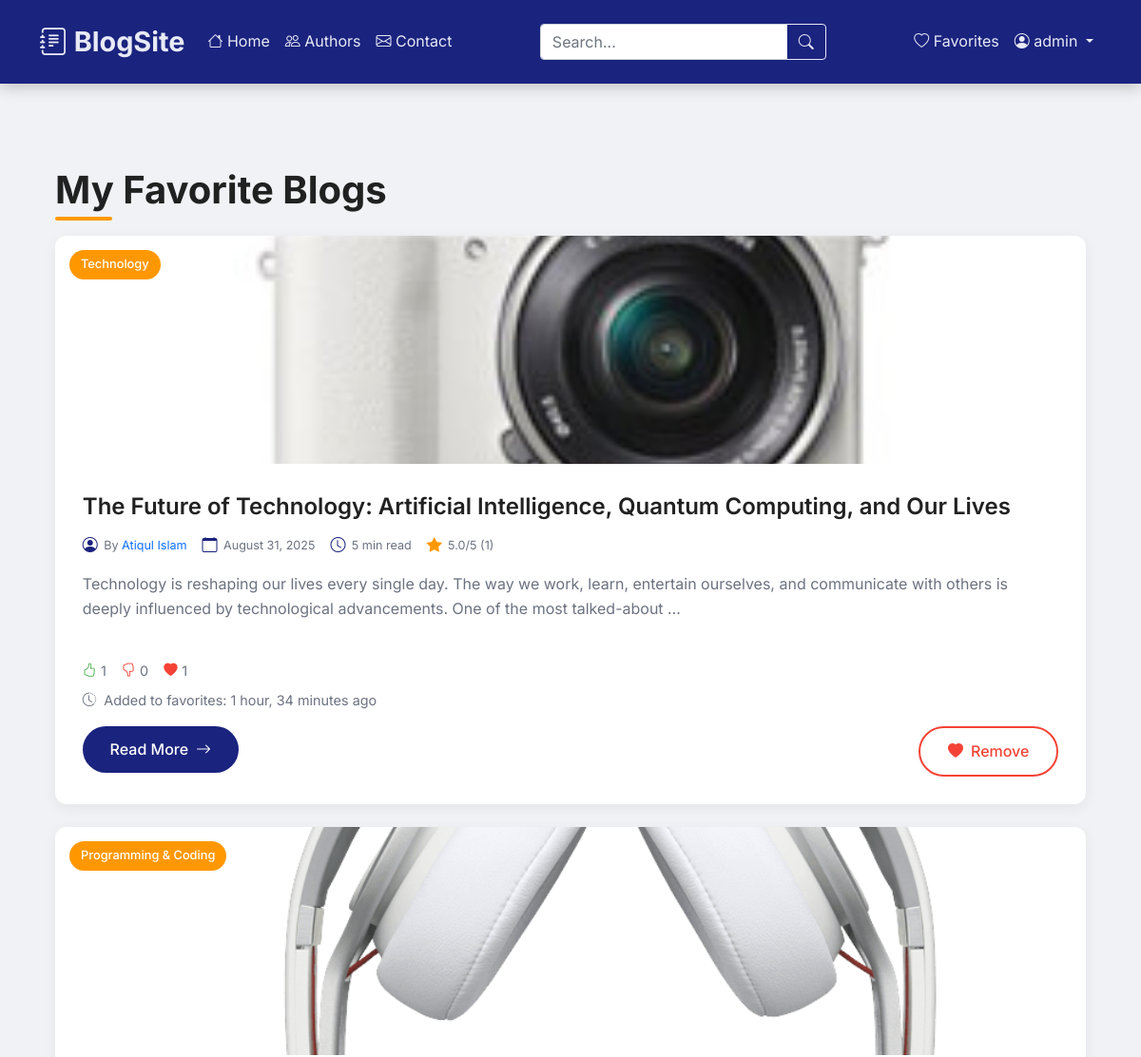
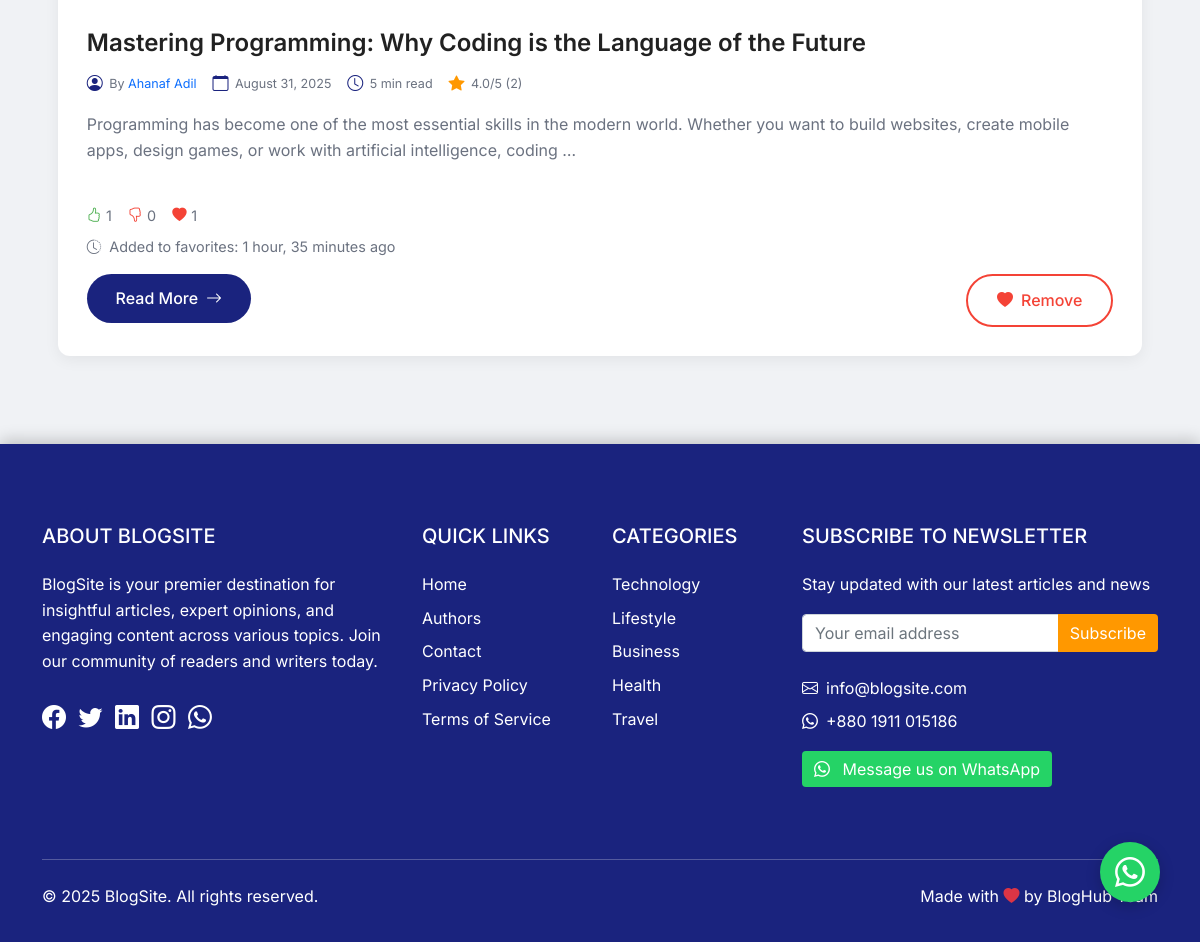
The page /favorites/ (signed in) on the database its author committed (2 pictures, top to bottom).
### blog/models.py (models this page shows, shortened)
class Favorite(models.Model):
    user = models.ForeignKey(User, on_delete=models.CASCADE, related_name='favorites')
    blog = models.ForeignKey(Blog, on_delete=models.CASCADE, related_name='favorited_by')
    created_at = models.DateTimeField(auto_now_add=True)
    class Meta:
        unique_together = ('user', 'blog')
        ordering = ['-created_at']

class Blog(models.Model):
    title = models.CharField(max_length=200)
    content = models.TextField()
    author = models.ForeignKey(User, on_delete=models.CASCADE, related_name='blog_posts')
    categories = models.ManyToManyField(Category, related_name='blogs')
    featured_image = models.ImageField(upload_to='blog_images/', blank=True, null=True)
    created_at = models.DateTimeField(auto_now_add=True)
    updated_at = models.DateTimeField(auto_now=True)
    published = models.BooleanField(default=False)
    @property
    def average_rating(self):
        ratings = self.blog_ratings.aggregate(Avg('score'))
        return round(ratings['score__avg'], 1) if ratings['score__avg'] else 0
    class Meta:
        ordering = ['-created_at']

class Category(models.Model):
    name = models.CharField(max_length=100, unique=True)
    class Meta:
        verbose_name_plural = "Categories"
        ordering = ['name']

### blog/views.py (the view)
# urls.py: path('favorites/', views.favorite_list, name='favorite_list'),
@login_required
def favorite_list(request: HttpRequest) -> HttpResponse:
    favorites = Favorite.objects.filter(user=request.user).order_by('-created_at')
    paginator = Paginator(favorites, 12)
    page = request.GET.get('page')
    try:
        favorites = paginator.page(page)
    except PageNotAnInteger:
        favorites = paginator.page(1)
    except EmptyPage:
        favorites = paginator.page(paginator.num_pages)
    return render(request, 'blog/favorite_list.html', {'favorites': favorites})

### blog/templates/blog/favorite_list.html (shortened to what this page needs)
{% extends 'blog/base.html' %}
{% load static %}
{% block extra_css %}
<link rel="stylesheet" href="https://cdn.jsdelivr.net/npm/bootstrap-icons@1.11.3/font/bootstrap-icons.min.css">
{% endblock %}
{% block content %}
<div class="blog-container">
    <h1 class="page-title">My Favorite Blogs</h1>
    {% if favorites %}
        <div class="row">
            {% for favorite in favorites %}
            <div class="col-12 mb-4">
                <div class="blog-card">
                    {% if favorite.blog.featured_image %}
                    <div class="blog-img-container">
                        <a href="{% url 'blog:blog_detail' favorite.blog.pk %}">
                            <img src="{{ favorite.blog.featured_image.url }}"
                                    class="blog-img-full"
                                    alt="{{ favorite.blog.title }}">
                        </a>
                        {% if favorite.blog.categories.all %}
                        <div class="category-badge">{{ favorite.blog.categories.first.name }}</div>
                        {% endif %}
                    </div>
                    {% endif %}
                    <div class="card-body">
                        <h2 class="card-title">
                            <a href="{% url 'blog:blog_detail' favorite.blog.pk %}">{{ favorite.blog.title }}</a>
                        </h2>
                        <div class="blog-meta">
                            <span>
                                <i class="bi bi-person-circle"></i>
                                <small>By <a href="{% url 'blog:author_detail' favorite.blog.author.pk %}" class="text-decoration-none">
                                    {% if favorite.blog.author.get_full_name %}
                                        {{ favorite.blog.author.get_full_name }}
                                    {% else %}
                                        {{ favorite.blog.author.username }}
                                    {% endif %}
                                </a></small>
                            </span>
                            <span>
                                <i class="bi bi-calendar"></i>
                                <small>{{ favorite.blog.created_at|date:"F d, Y" }}</small>
                            </span>
                            <span>
                                <i class="bi bi-clock"></i>
                                <small>{% if favorite.blog.read_time %}{{ favorite.blog.read_time }} min read{% else %}5 min read{% endif %}</small>
                            </span>
                            {% with avg_rating=favorite.blog.average_rating %}
                            {% if avg_rating %}
                            <span>
                                <i class="bi bi-star-fill" style="color: var(--accent-color);"></i>
                                <small>{{ avg_rating|floatformat:1 }}/5 ({{ favorite.blog.blog_ratings.count }})</small>
                            </span>
                            {% endif %}
                            {% endwith %}
                        </div>
                        <p class="card-text">{{ favorite.blog.content|striptags|truncatewords:30 }}</p>
                        <div class="engagement-metrics">
                            <div class="metric likes">
                                <i class="bi bi-hand-thumbs-up"></i>
                                <span>{{ favorite.blog.like_set.count }}</span>
                            </div>
                            <div class="metric dislikes">
                                <i class="bi bi-hand-thumbs-down"></i>
                                <span>{{ favorite.blog.dislike_set.count }}</span>
                            </div>
                            <div class="metric favorites">
                                <i class="bi bi-heart-fill" style="color: #f44336;"></i>
                                <span>{{ favorite.blog.favorited_by.count }}</span>
                            </div>
                        </div>
                        <div class="favorite-date">
                            <i class="bi bi-clock-history"></i>
                            <span>Added to favorites: {{ favorite.created_at|timesince }} ago</span>
                        </div>
                        <div class="d-flex justify-content-between align-items-center mt-3 action-buttons">
                            <a href="{% url 'blog:blog_detail' favorite.blog.pk %}" class="read-more-btn">
                                Read More <i class="bi bi-arrow-right"></i>
                            </a>
                            <form action="{% url 'blog:toggle_favorite' favorite.blog.pk %}" method="POST">
                                <button type="submit" class="remove-favorite-btn">
                                    <i class="bi bi-heart-fill"></i> Remove
                                </button>
                            </form>
                        </div>
                    </div>
                </div>
            </div>
            {% endfor %}
        </div>
    {% endif %}
</div>
{% endblock content %}

### blog/templates/blog/base.html (shortened to what this page needs)
<!DOCTYPE html>
<html lang="en">
<head>
    <link href="https://cdn.jsdelivr.net/npm/bootstrap@5.1.3/dist/css/bootstrap.min.css" rel="stylesheet">
    <link rel="stylesheet" href="https://cdn.jsdelivr.net/npm/bootstrap-icons@1.7.2/font/bootstrap-icons.css">
    {% block extra_css %}{% endblock %}
</head>
<body>
    <nav class="navbar navbar-expand-lg navbar-dark">
        <div class="container">
            <a class="navbar-brand" href="{% url 'blog:blog_list' %}">
                <i class="bi bi-journal-text"></i> BlogSite
            </a>
            <div class="collapse navbar-collapse" id="navbarNav">
                <ul class="navbar-nav me-auto mb-2 mb-lg-0">
                    <li class="nav-item">
                        <a class="nav-link" href="{% url 'blog:blog_list' %}">
                            <i class="bi bi-house"></i> Home
                        </a>
                    </li>
                    <li class="nav-item">
                        <a class="nav-link" href="{% url 'blog:author_list' %}">
                            <i class="bi bi-people"></i> Authors
                        </a>
                    </li>
                    <li class="nav-item">
                        <a class="nav-link" href="{% url 'blog:contact' %}">
                            <i class="bi bi-envelope"></i> Contact
                        </a>
                    </li>
                </ul>
                <form class="d-flex" action="{% url 'blog:blog_list' %}" method="GET">
                    <div class="input-group">
                        <input type="text" name="q" class="form-control" placeholder="Search..." aria-label="Search" value="{{ request.GET.q }}">
                        <button class="btn btn-outline-light" type="submit">
                            <i class="bi bi-search"></i>
                        </button>
                    </div>
                </form>
                <ul class="navbar-nav ms-auto mb-2 mb-lg-0">
                    {% if user.is_authenticated %}
                    <li class="nav-item">
                        <a class="nav-link" href="{% url 'blog:favorite_list' %}">
                            <i class="bi bi-heart"></i> Favorites
                        </a>
                    </li>
                    <li class="nav-item dropdown">
                        <a class="nav-link dropdown-toggle" href="#" id="navbarDropdown" role="button" data-bs-toggle="dropdown" aria-expanded="false">
                            <i class="bi bi-person-circle"></i> {{ user.username }}
                        </a>
                    </li>
                    {% endif %}
                </ul>
            </div>
        </div>
    </nav>
    <div class="container mt-4 main-content">
        {% block content %}{% endblock %}
    </div>
    <a href="https://wa.me/8801911015186" class="whatsapp-float" target="_blank" title="Contact us on WhatsApp">
        <i class="bi bi-whatsapp"></i>
    </a>
    <footer class="text-white footer">
        <div class="container">
            <div class="row py-5">
                <div class="col-lg-4 col-md-6 mb-4 mb-md-0">
                    <h5 class="text-uppercase mb-4">About BlogSite</h5>
                    <p>BlogSite is your premier destination for insightful articles, expert opinions, and engaging content across various topics. Join our community of readers and writers today.</p>
                    <div class="mt-4">
                        <a href="#" class="text-white me-2"><i class="bi bi-facebook fs-4"></i></a>
                        <a href="#" class="text-white me-2"><i class="bi bi-twitter fs-4"></i></a>
                        <a href="#" class="text-white me-2"><i class="bi bi-linkedin fs-4"></i></a>
                        <a href="#" class="text-white me-2"><i class="bi bi-instagram fs-4"></i></a>
                        <a href="https://wa.me/8801911015186" class="text-white me-2" target="_blank" title="WhatsApp">
                            <i class="bi bi-whatsapp fs-4"></i>
                        </a>
                    </div>
                </div>
                <div class="col-lg-2 col-md-6 mb-4 mb-md-0">
                    <h5 class="text-uppercase mb-4">Quick Links</h5>
                    <ul class="list-unstyled">
                        <li class="mb-2"><a href="{% url 'blog:blog_list' %}" class="text-white text-decoration-none">Home</a></li>
                        <li class="mb-2"><a href="{% url 'blog:author_list' %}" class="text-white text-decoration-none">Authors</a></li>
                        <li class="mb-2"><a href="{% url 'blog:contact' %}" class="text-white text-decoration-none">Contact</a></li>
                        <li class="mb-2"><a href="#" class="text-white text-decoration-none">Privacy Policy</a></li>
                        <li class="mb-2"><a href="#" class="text-white text-decoration-none">Terms of Service</a></li>
                    </ul>
                </div>
                <div class="col-lg-2 col-md-6 mb-4 mb-md-0">
                    <h5 class="text-uppercase mb-4">Categories</h5>
                    <ul class="list-unstyled">
                        <li class="mb-2"><a href="#" class="text-white text-decoration-none">Technology</a></li>
                        <li class="mb-2"><a href="#" class="text-white text-decoration-none">Lifestyle</a></li>
                        <li class="mb-2"><a href="#" class="text-white text-decoration-none">Business</a></li>
                        <li class="mb-2"><a href="#" class="text-white text-decoration-none">Health</a></li>
                        <li class="mb-2"><a href="#" class="text-white text-decoration-none">Travel</a></li>
                    </ul>
                </div>
                <div class="col-lg-4 col-md-6">
                    <h5 class="text-uppercase mb-4">Subscribe to Newsletter</h5>
                    <p>Stay updated with our latest articles and news</p>
                    <form>
                        <div class="input-group mb-3">
                            <input type="email" class="form-control" placeholder="Your email address" aria-label="Email">
                            <button class="btn btn-accent" type="button">Subscribe</button>
                        </div>
                    </form>
                    <div class="d-flex align-items-center mt-4">
                        <i class="bi bi-envelope me-2"></i>
                        <span>info@blogsite.com</span>
                    </div>
                    <div class="d-flex align-items-center mt-2">
                        <i class="bi bi-whatsapp me-2"></i>
                        <span>+880 1911 015186</span>
                    </div>
                    <a href="https://wa.me/8801911015186" class="btn btn-whatsapp mt-3" target="_blank">
                        <i class="bi bi-whatsapp me-2"></i> Message us on WhatsApp
                    </a>
                </div>
            </div>
            <hr class="my-4" style="border-top: 1px solid rgba(255,255,255,0.1);">
            <div class="row align-items-center">
                <div class="col-md-7 text-center text-md-start">
                    <p class="mb-0">&copy; {% now "Y" %} BlogSite. All rights reserved.</p>
                </div>
                <div class="col-md-5 text-center text-md-end">
                    <p class="mb-0">Made with <i class="bi bi-heart-fill text-danger"></i> by BlogHub Team</p>
                </div>
            </div>
        </div>
    </footer>
</body>
</html>

### blog/templates/blog/base.html (style rules this page uses)
:root { --primary-color: #1a237e; --secondary-color: #3f51b5; --accent-color: #ff9800; --light-bg: #f0f2f5; --dark-text: #212121; --light-text: #e8eaf6; --whatsapp-color: #25D366; }
body { font-family: 'Inter', sans-serif; background-color: var(--light-bg); display: flex; flex-direction: column; min-height: 100vh; color: var(--dark-text); position: relative; }
.navbar { background-color: var(--primary-color) !important; box-shadow: 0 4px 15px rgba(0, 0, 0, 0.2); padding: 1rem 0; }
.navbar-brand { font-weight: 700; font-size: 1.8rem; color: var(--light-text) !important; transition: color 0.3s ease; }
.nav-link { color: var(--light-text) !important; transition: color 0.3s ease; }
.btn-outline-light { border-color: var(--light-text); color: var(--light-text); }
.footer { background-color: var(--primary-color); color: var(--light-text); padding: 2rem 0; margin-top: auto; box-shadow: 0 -4px 15px rgba(0, 0, 0, 0.2); }
.main-content { flex: 1; padding-top: 2rem; padding-bottom: 2rem; }
.btn-whatsapp { background-color: var(--whatsapp-color); color: white; border: none; }
.whatsapp-float { position: fixed; width: 60px; height: 60px; bottom: 40px; right: 40px; background-color: var(--whatsapp-color); color: #FFF; border-radius: 50px; text-align: center; font-size: 30px; box-shadow: 0 4px 15px rgba(0, 0, 0, 0.2); z-index: 100; display: flex; justify-content: center; align-items: center; animation: pulse 2s infinite; text-decoration: none; }
.btn-accent { background-color: var(--accent-color); color: white; border: none; }

### rows shown on the page
Favorite: blog.featured_image (picture), blog.categories.first.name "Technology", blog "The Future of Technology: Artificial Intelligence, Quantum Computing, and Our Lives", blog.author.get_full_name "Atiqul Islam", blog.created_at "August 31, 2025", shows "5 min read", blog.average_rating "5.0", blog.blog_ratings.count "1", blog.content "Technology is reshaping our lives every single day. The way we work, learn, entertain ourselves, and communicate with others is deeply influenced by technological advancements. One of the most talked-about …", blog.like_set.count "1", blog.dislike_set.count "0", blog.favorited_by.count "1", created_at "1 hour, 34 minutes"
Favorite: blog.featured_image (picture), blog.categories.first.name "Programming & Coding", blog "Mastering Programming: Why Coding is the Language of the Future", blog.author.get_full_name "Ahanaf Adil", blog.created_at "August 31, 2025", shows "5 min read", blog.average_rating "4.0", blog.blog_ratings.count "2", blog.content "Programming has become one of the most essential skills in the modern world. Whether you want to build websites, create mobile apps, design games, or work with artificial intelligence, coding …", blog.like_set.count "1", blog.dislike_set.count "0", blog.favorited_by.count "1", created_at "1 hour, 35 minutes"

### other values the page prints
{{ user.username }} "admin"
